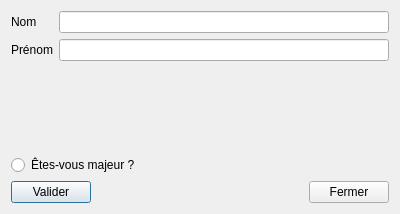
<?xml version="1.0" encoding="UTF-8"?>
<ui version="4.0">
 <class>Dialog</class>
 <widget class="QDialog" name="Dialog">
  <property name="geometry">
   <rect>
    <x>0</x>
    <y>0</y>
    <width>400</width>
    <height>214</height>
   </rect>
  </property>
  <property name="windowTitle">
   <string>Dialog</string>
  </property>
  <layout class="QVBoxLayout" name="verticalLayout">
   <item>
    <layout class="QFormLayout" name="formLayout">
     <item row="0" column="1">
      <widget class="QLineEdit" name="lineEdit_2"/>
     </item>
     <item row="1" column="1">
      <widget class="QLineEdit" name="lineEdit"/>
     </item>
     <item row="0" column="0">
      <widget class="QLabel" name="label">
       <property name="text">
        <string>Nom</string>
       </property>
      </widget>
     </item>
     <item row="1" column="0">
      <widget class="QLabel" name="label_2">
       <property name="text">
        <string>Prénom</string>
       </property>
      </widget>
     </item>
    </layout>
   </item>
   <item>
    <widget class="QRadioButton" name="radioButton">
     <property name="text">
      <string>Êtes-vous majeur ?</string>
     </property>
    </widget>
   </item>
   <item>
    <layout class="QHBoxLayout" name="horizontalLayout">
     <item>
      <widget class="QPushButton" name="btnOk">
       <property name="text">
        <string>Valider</string>
       </property>
      </widget>
     </item>
     <item>
      <spacer name="horizontalSpacer">
       <property name="orientation">
        <enum>Qt::Horizontal</enum>
       </property>
       <property name="sizeHint" stdset="0">
        <size>
         <width>40</width>
         <height>20</height>
        </size>
       </property>
      </spacer>
     </item>
     <item>
      <widget class="QPushButton" name="btnQuit">
       <property name="text">
        <string>Fermer</string>
       </property>
      </widget>
     </item>
    </layout>
   </item>
  </layout>
 </widget>
 <resources/>
 <connections/>
</ui>
